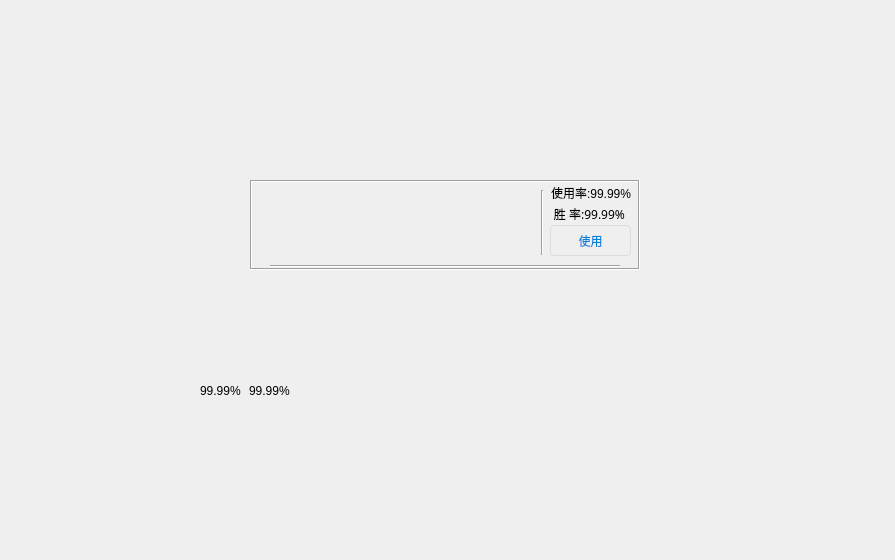
<?xml version="1.0" encoding="UTF-8"?>
<ui version="4.0">
 <class>Form</class>
 <widget class="QWidget" name="Form">
  <property name="geometry">
   <rect>
    <x>0</x>
    <y>0</y>
    <width>895</width>
    <height>560</height>
   </rect>
  </property>
  <property name="windowTitle">
   <string>Form</string>
  </property>
  <widget class="QFrame" name="fll_2">
   <property name="enabled">
    <bool>true</bool>
   </property>
   <property name="geometry">
    <rect>
     <x>250</x>
     <y>180</y>
     <width>390</width>
     <height>90</height>
    </rect>
   </property>
   <property name="minimumSize">
    <size>
     <width>390</width>
     <height>90</height>
    </size>
   </property>
   <property name="maximumSize">
    <size>
     <width>390</width>
     <height>90</height>
    </size>
   </property>
   <property name="autoFillBackground">
    <bool>false</bool>
   </property>
   <property name="styleSheet">
    <string notr="true"/>
   </property>
   <property name="frameShape">
    <enum>QFrame::Box</enum>
   </property>
   <property name="frameShadow">
    <enum>QFrame::Sunken</enum>
   </property>
   <property name="lineWidth">
    <number>1</number>
   </property>
   <property name="midLineWidth">
    <number>0</number>
   </property>
   <widget class="QLabel" name="f1_2">
    <property name="geometry">
     <rect>
      <x>0</x>
      <y>10</y>
      <width>70</width>
      <height>70</height>
     </rect>
    </property>
    <property name="maximumSize">
     <size>
      <width>70</width>
      <height>70</height>
     </size>
    </property>
    <property name="text">
     <string/>
    </property>
    <property name="pixmap">
     <pixmap>D:/lol-api/2/8214.png</pixmap>
    </property>
    <property name="scaledContents">
     <bool>true</bool>
    </property>
   </widget>
   <widget class="QWidget" name="layoutWidget_6">
    <property name="geometry">
     <rect>
      <x>70</x>
      <y>20</y>
      <width>141</width>
      <height>51</height>
     </rect>
    </property>
    <layout class="QHBoxLayout" name="horizontalLayout_17">
     <property name="spacing">
      <number>0</number>
     </property>
     <property name="sizeConstraint">
      <enum>QLayout::SetDefaultConstraint</enum>
     </property>
     <item>
      <widget class="QLabel" name="f2_2">
       <property name="maximumSize">
        <size>
         <width>42</width>
         <height>42</height>
        </size>
       </property>
       <property name="text">
        <string/>
       </property>
       <property name="pixmap">
        <pixmap>D:/lol-api/2/8105.png</pixmap>
       </property>
       <property name="scaledContents">
        <bool>true</bool>
       </property>
      </widget>
     </item>
     <item>
      <widget class="QLabel" name="f3_2">
       <property name="minimumSize">
        <size>
         <width>0</width>
         <height>0</height>
        </size>
       </property>
       <property name="maximumSize">
        <size>
         <width>42</width>
         <height>42</height>
        </size>
       </property>
       <property name="text">
        <string/>
       </property>
       <property name="pixmap">
        <pixmap>D:/lol-api/2/8135.png</pixmap>
       </property>
       <property name="scaledContents">
        <bool>true</bool>
       </property>
      </widget>
     </item>
     <item>
      <widget class="QLabel" name="f4_2">
       <property name="maximumSize">
        <size>
         <width>42</width>
         <height>42</height>
        </size>
       </property>
       <property name="text">
        <string/>
       </property>
       <property name="pixmap">
        <pixmap>D:/lol-api/2/8136.png</pixmap>
       </property>
       <property name="scaledContents">
        <bool>true</bool>
       </property>
      </widget>
     </item>
    </layout>
   </widget>
   <widget class="QWidget" name="horizontalLayoutWidget_12">
    <property name="geometry">
     <rect>
      <x>210</x>
      <y>0</y>
      <width>81</width>
      <height>51</height>
     </rect>
    </property>
    <layout class="QHBoxLayout" name="horizontalLayout_18">
     <property name="spacing">
      <number>0</number>
     </property>
     <item>
      <widget class="QLabel" name="f6_2">
       <property name="maximumSize">
        <size>
         <width>35</width>
         <height>35</height>
        </size>
       </property>
       <property name="text">
        <string/>
       </property>
       <property name="pixmap">
        <pixmap>D:/lol-api/2/8014.png</pixmap>
       </property>
       <property name="scaledContents">
        <bool>true</bool>
       </property>
      </widget>
     </item>
     <item>
      <widget class="QLabel" name="f5_2">
       <property name="maximumSize">
        <size>
         <width>35</width>
         <height>35</height>
        </size>
       </property>
       <property name="text">
        <string/>
       </property>
       <property name="pixmap">
        <pixmap>D:/lol-api/2/8009.png</pixmap>
       </property>
       <property name="scaledContents">
        <bool>true</bool>
       </property>
      </widget>
     </item>
    </layout>
   </widget>
   <widget class="QWidget" name="horizontalLayoutWidget_13">
    <property name="geometry">
     <rect>
      <x>210</x>
      <y>40</y>
      <width>81</width>
      <height>41</height>
     </rect>
    </property>
    <layout class="QHBoxLayout" name="horizontalLayout_4">
     <property name="spacing">
      <number>0</number>
     </property>
     <property name="sizeConstraint">
      <enum>QLayout::SetDefaultConstraint</enum>
     </property>
     <item>
      <widget class="QLabel" name="f8_2">
       <property name="minimumSize">
        <size>
         <width>27</width>
         <height>30</height>
        </size>
       </property>
       <property name="maximumSize">
        <size>
         <width>30</width>
         <height>30</height>
        </size>
       </property>
       <property name="text">
        <string/>
       </property>
       <property name="pixmap">
        <pixmap>D:/lol-api/2/5001.png</pixmap>
       </property>
       <property name="scaledContents">
        <bool>true</bool>
       </property>
      </widget>
     </item>
     <item>
      <widget class="QLabel" name="f7_2">
       <property name="minimumSize">
        <size>
         <width>27</width>
         <height>30</height>
        </size>
       </property>
       <property name="maximumSize">
        <size>
         <width>30</width>
         <height>30</height>
        </size>
       </property>
       <property name="text">
        <string/>
       </property>
       <property name="pixmap">
        <pixmap>D:/lol-api/2/5002.png</pixmap>
       </property>
       <property name="scaledContents">
        <bool>true</bool>
       </property>
      </widget>
     </item>
     <item>
      <widget class="QLabel" name="f9_2">
       <property name="maximumSize">
        <size>
         <width>30</width>
         <height>30</height>
        </size>
       </property>
       <property name="text">
        <string/>
       </property>
       <property name="pixmap">
        <pixmap>D:/lol-api/2/5003.png</pixmap>
       </property>
       <property name="scaledContents">
        <bool>true</bool>
       </property>
      </widget>
     </item>
    </layout>
   </widget>
   <widget class="Line" name="line_4">
    <property name="geometry">
     <rect>
      <x>290</x>
      <y>10</y>
      <width>5</width>
      <height>65</height>
     </rect>
    </property>
    <property name="maximumSize">
     <size>
      <width>5</width>
      <height>16777215</height>
     </size>
    </property>
    <property name="frameShadow">
     <enum>QFrame::Sunken</enum>
    </property>
    <property name="orientation">
     <enum>Qt::Vertical</enum>
    </property>
   </widget>
   <widget class="Line" name="line">
    <property name="geometry">
     <rect>
      <x>20</x>
      <y>85</y>
      <width>350</width>
      <height>3</height>
     </rect>
    </property>
    <property name="frameShadow">
     <enum>QFrame::Sunken</enum>
    </property>
    <property name="orientation">
     <enum>Qt::Horizontal</enum>
    </property>
   </widget>
   <widget class="QPushButton" name="tijiao_2">
    <property name="geometry">
     <rect>
      <x>300</x>
      <y>45</y>
      <width>81</width>
      <height>31</height>
     </rect>
    </property>
    <property name="mouseTracking">
     <bool>false</bool>
    </property>
    <property name="styleSheet">
     <string notr="true">QPushButton {
    color: #0081db;
    border: 1px solid #dadce0;
    padding: 4px 8px;
    border-radius: 4px;
}
QPushButton:!window {
    background: transparent;
}
QPushButton:flat,
QPushButton:default {
    border: none;
    padding: 5px 9px;
}
QPushButton:default {
    color: #f8f9fa;
    background: #0081db;
}
QPushButton:hover,
QPushButton:flat:hover {
    background: rgba(181.000, 202.000, 244.000, 0.333);
}
QPushButton:pressed,
QPushButton:flat:pressed,
QPushButton:checked:pressed,
QPushButton:flat:checked:pressed {
    background: rgba(181.000, 202.000, 244.000, 0.933);
}
QPushButton:checked,
QPushButton:flat:checked {
    background: rgba(181.000, 202.000, 244.000, 0.733);
}
QPushButton:default:hover {
    background: #3781ea;
}
QPushButton:default:pressed {
    background: #6ca1f0;
}
QPushButton:default:disabled {
    background: #dadce0;
}
QDialogButtonBox QPushButton {
    min-width: 65px;
}</string>
    </property>
    <property name="text">
     <string>使用</string>
    </property>
   </widget>
   <widget class="QWidget" name="">
    <property name="geometry">
     <rect>
      <x>290</x>
      <y>0</y>
      <width>102</width>
      <height>41</height>
     </rect>
    </property>
    <layout class="QVBoxLayout" name="verticalLayout">
     <property name="spacing">
      <number>0</number>
     </property>
     <item>
      <widget class="QLabel" name="shiyonglv_2">
       <property name="minimumSize">
        <size>
         <width>100</width>
         <height>25</height>
        </size>
       </property>
       <property name="font">
        <font>
         <pointsize>9</pointsize>
         <weight>50</weight>
         <bold>false</bold>
        </font>
       </property>
       <property name="text">
        <string>使用率:99.99%</string>
       </property>
       <property name="alignment">
        <set>Qt::AlignCenter</set>
       </property>
      </widget>
     </item>
     <item>
      <widget class="QLabel" name="shenglv_2">
       <property name="minimumSize">
        <size>
         <width>100</width>
         <height>25</height>
        </size>
       </property>
       <property name="font">
        <font>
         <family>新宋体</family>
         <pointsize>9</pointsize>
         <weight>50</weight>
         <bold>false</bold>
        </font>
       </property>
       <property name="text">
        <string>胜 率:99.99% </string>
       </property>
       <property name="alignment">
        <set>Qt::AlignCenter</set>
       </property>
      </widget>
     </item>
    </layout>
   </widget>
  </widget>
  <widget class="QWidget" name="widget" native="true">
   <property name="geometry">
    <rect>
     <x>60</x>
     <y>370</y>
     <width>230</width>
     <height>40</height>
    </rect>
   </property>
   <property name="minimumSize">
    <size>
     <width>230</width>
     <height>40</height>
    </size>
   </property>
   <property name="maximumSize">
    <size>
     <width>230</width>
     <height>40</height>
    </size>
   </property>
   <widget class="QWidget" name="layoutWidget_2">
    <property name="geometry">
     <rect>
      <x>140</x>
      <y>0</y>
      <width>91</width>
      <height>41</height>
     </rect>
    </property>
    <layout class="QHBoxLayout" name="horizontalLayout_6">
     <item>
      <widget class="QLabel" name="label_14">
       <property name="text">
        <string>99.99%</string>
       </property>
      </widget>
     </item>
     <item>
      <widget class="QLabel" name="label_4">
       <property name="text">
        <string>99.99%</string>
       </property>
      </widget>
     </item>
    </layout>
   </widget>
   <widget class="QWidget" name="layoutWidget_4">
    <property name="geometry">
     <rect>
      <x>0</x>
      <y>0</y>
      <width>131</width>
      <height>42</height>
     </rect>
    </property>
    <layout class="QHBoxLayout" name="horizontalLayout_3">
     <property name="spacing">
      <number>4</number>
     </property>
     <item>
      <widget class="QLabel" name="label_7">
       <property name="maximumSize">
        <size>
         <width>40</width>
         <height>40</height>
        </size>
       </property>
       <property name="text">
        <string/>
       </property>
       <property name="pixmap">
        <pixmap>C:/Users/lnori/Desktop/lol/icon/6655.png</pixmap>
       </property>
       <property name="scaledContents">
        <bool>true</bool>
       </property>
      </widget>
     </item>
     <item>
      <widget class="QLabel" name="label_5">
       <property name="maximumSize">
        <size>
         <width>40</width>
         <height>40</height>
        </size>
       </property>
       <property name="text">
        <string/>
       </property>
       <property name="pixmap">
        <pixmap>C:/Users/lnori/Desktop/lol/icon/6655.png</pixmap>
       </property>
       <property name="scaledContents">
        <bool>true</bool>
       </property>
      </widget>
     </item>
     <item>
      <widget class="QLabel" name="label_6">
       <property name="maximumSize">
        <size>
         <width>40</width>
         <height>40</height>
        </size>
       </property>
       <property name="text">
        <string/>
       </property>
       <property name="pixmap">
        <pixmap>C:/Users/lnori/Desktop/lol/icon/6655.png</pixmap>
       </property>
       <property name="scaledContents">
        <bool>true</bool>
       </property>
      </widget>
     </item>
    </layout>
   </widget>
  </widget>
 </widget>
 <resources/>
 <connections/>
</ui>
